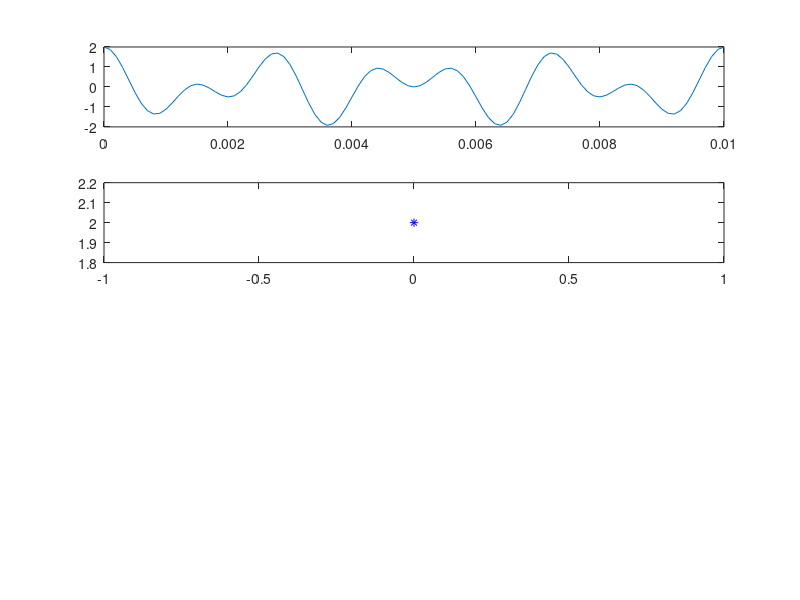

Here is the MATLAB script that generated this plot:
t= 0: 0.0001:0.01;

sig = cos(2*pi*400*t)+cos(2*pi*700*t);

subplot(4,1,1);
plot(t,sig)
%x=time y=amplitude title analog signal

fs = 1400;
tsamp=0:1/fs;
sampled= cos(2*pi*400*tsamp)+ cos(2*pi*700*tsamp);

subplot(4,1,2);
plot(tsamp,sampled,'b*-');
%time amplitude critical sampled signal

%3 times for different values of tsamp >1400 <1400 =1400